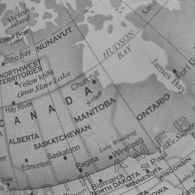
#> input picture Lab5/Globe.png, 195 x 195 px
$ jupyter execute --allow-errors EE5175Lab5_EE20B094.ipynb
#> lines starting #> are read from the running program, lines starting #| are printed output that depends on the picture
# EE5175 Lab 5 : Space-variant Blurring
### Author : Niyas Mon P
### Roll No: EE20B094

<!-- #### Input : Mandrill.png
#### Task  : Perform a 2D convolution with a gaussian filter given a $\sigma$.
#### Output : blurred image -->

[cell 1]
#  Before running the code blocks, please ensure all the images are uploaded

[cell 2]
# importing necessary libraries
from google.colab.patches import cv2_imshow
import matplotlib.pyplot as plt
import numpy as np
import cv2

[cell 3]
globe = cv2.imread('Globe.png')
#> globe is the input picture: shape (195, 195, 3); min 47, max 185, mean 146.4
nautilus = cv2.imread('Nautilus.png')

[cell 4]
# convert image from 3 channel to 1 channel image. cause, it is in gray scale
globe = globe[:,:,0]
#> globe: shape (195, 195)
#> (the rest of this cell did not finish here and is left out)

## Gaussian filter
* We are assuming the Point Spread Function(PSF) is Gaussian
* The spread is determined by the value of $\sigma$.
\begin{align*}
h(n,m) = \frac{1}{2\pi\sigma^2} e ^{-\frac{(n^2 + m^2 )}{2 \sigma^2}}
\end{align*}
* Ideally the Gaussian PSF spreads to infinity. But due to limitation we are trunking the spread function to $\pm3\sigma$ from the centre where $99\%$ of gaussian spread exists. Hence our kernel size is odd number nearest to $⌈6\sigma + 1 ⌉$. Odd number is taken inorder have a well defined centre.
* Since the PSF exists for finite region, we are normalizing the values of the kernel so that the kernel values add up to 1.

[cell 5]
# gaussian filter
def gaussian_filter(sigma):

  # if sigma is zero, kernel size is 1 with value 1
  if sigma == 0:
    return np.ones((1,1))

  # kernel size is odd number equal to or next nearest to (6*sigma +1)
  size            = int(np.ceil(6*sigma + 1))
  size            = size if (size % 2 == 1) else size + 1
  # initializing a blank kernel
  kernel          = np.zeros((size,size))

  # updating the kernel with gaussian values where (0,0) being at the centre
  for n in range(size):
    for m in range(size):
      i           = n - size//2
      j           = m - size//2
      kernel[n,m] = np.exp(-(i**2 + j**2)/(2*sigma**2))

  # normalizing the kernel so that sum = 1
  sum             = np.sum(kernel,axis=None)
  kernel          = (kernel / sum )

  return kernel

### Zero padding
* Zero padding is needed around the image inorder to perform the 2D convolution operation. And number of pixels padded on one side will be '$n$' if kernel size is '$2n+1$'.
* The padding is done inorder to make sure that when convolution of peripheral pixels are done with kernel, the the kernel values sitting outside the image are getting multiplied with zero.

[cell 6]
# return a zero padded image required for convolution
def pad(image,kernel_size):

  # kernel_size = kernel.shape[0]
  # no of zero padding on one side will be 'n' if kernel size is '2n+1'
  pad_size    = kernel_size//2
  # dimensions of original image
  ht, wd      = image.shape

  # if the kernel size is 1, the no need for padding
  if kernel_size == 1:
    return image

  # zero padding
  padded_image = np.zeros((ht+ 2*pad_size,wd+ 2*pad_size))
  padded_image[pad_size:-pad_size,pad_size:-pad_size] = image

  return padded_image

## 2D convolution (Space Invariant Blur)
#### Following function takes the image and the kernel as the inputs and outputs the convolved image.

[cell 7]
# 2D convolution with kernel :-> Space Invariant Blur
def blur(image,kernel):

  # abstracting image size and kernel size
  img_ht , img_wd = image.shape
  kernel_size     = kernel.shape[0]

  # if kernel size is 1, then output will be the image multiplied by the kernel value
  if kernel_size == 1:
    return image * kernel[0,0]

  # zero padding
  padded_image    = pad(image,kernel_size)
  # creating a blank image for output
  blurred_image    = np.zeros_like(image)

  for n in range(img_ht):
    for m in range(img_wd):
      # 2D convolution with kernal
      conv2d_val        = np.sum(padded_image[n:n+kernel_size,m:m+kernel_size] * kernel, axis=None)
      blurred_image[n,m] = conv2d_val

  return blurred_image

## **Space Variant Blurring**

## Calculating sigma values at each pixel
Now the blur is space variant. The standard deviation at each pixel is given by the following distribution
$$
\sigma(m,n) = Aexp\frac{-((m-\frac{N}{2})^2+(n-\frac{N}{2})^2)}{B}, \quad 0\leq m,n \leq N-1
$$
where the image is of the size $N\times N$.

We need to find the values of A and B from the 2 conditions given.
$$
\begin{align*}
\sigma(\frac{N}{2},\frac{N}{2}) &= 2.0 \\ \\
\sigma(0,0) &= 0.01
\end{align*}
$$

On Solving,
$$
\begin{align*}
A &= 2.0, \\\\
B &= \frac{N^{2}}{2log_{e}(200)}
\end{align*}
$$

### The following function returns the $\sigma$-array, given the size of image

[cell 8]
def calculate_sigma(size,const_sigma=False):
  N = size   # size of the image. Image is of  N x N size

  # values of A and B
  A = 2.0
  B = (N**2)/(2*np.log(200))

  # Creating blank array for storing Sigma values of each pixel
  sigma_array = np.zeros((N,N))

  for i in range(N):
    for j in range(N):

      if const_sigma:  # if σ(m,n) = 1.0 for all m,n
        sigma_array[i,j] = 1.0
      else:  # distribution of σ(m,n)
        sigma_array[i,j] = A*np.exp((-(i-N/2.0)**2 - (j-N/2.0)**2) / B )
  return sigma_array

### Performing space variant blurring
* For each pixel we compute the kernel.
* Multiply the kernel with the intensity of that pixel
* Add this subarray to the output canva.

[cell 9]
def space_variant_blur(image,const_sigma=False):

  # abstracting image size
  size = image.shape[0]

  # calculating the σ(m,n) array
  sigma_array = calculate_sigma(size,const_sigma)

  # zero padding
  max_kernel_size = int(np.ceil(6*np.max(sigma_array) + 1))
  max_kernel_size = max_kernel_size if (max_kernel_size % 2 == 1) else max_kernel_size + 1
  # pad size depends on maximum kernel size possible
  padded_image    = pad(image,max_kernel_size)
  pad_size        = max_kernel_size//2

  # creating a blank image for output
  blurred_image    = np.zeros_like(padded_image)


  for n in range(size):
    for m in range(size):
      # computing the kernel for the specific pixel
      kernel = gaussian_filter(sigma_array[n,m])

      kernel_size = kernel.shape[0]
      w = kernel_size//2
      # multiply the kernel with the intensity of the pixel and adding them to the canvas
      blurred_image[n+pad_size-w:n+pad_size+w+1,m+pad_size-w:m+pad_size+w+1]      += kernel * image[n,m]

  # return the blurred image after cropping the padded part
  return blurred_image[pad_size:-pad_size,pad_size:-pad_size]

### Gaussian blurring on 'Globe.png'

[cell 10]
# plotting the sigma array
N = globe.shape[0]
#> N = 195
plt.imshow(calculate_sigma(N),cmap='summer')
#> after the loop in calculate_sigma, `for i in range(N):`:
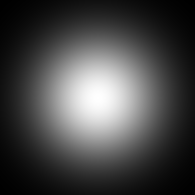
#> sigma_array: shape (195, 195) float64; min 0.01, max 2, mean 0.568; drawn with min black and max white
plt.title("Plot of $\sigma$ distribution for each pixel")
plt.colorbar()
plt.show()
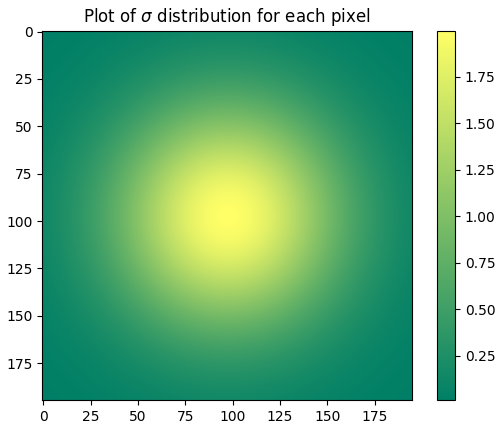
#> figure drawn by matplotlib, 2 panels

#### From the above plot, we see that the maximum standard deviation occure at the middle part. Hence we expect the middle of the image will be more blurred and the blur decreases away from the centre.

[cell 11]
# space variant blur of 'globe.png'
space_variant_blurred_image = space_variant_blur(globe)
#> in pad, `padded_image[pad_size:-pad_size,pad_size:-pad_size] = image`:
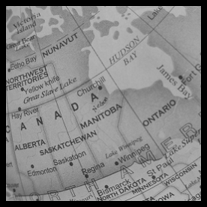
#> padded_image: shape (207, 207) float64; min 0, max 185, mean 129.9

plt.imshow(space_variant_blurred_image,cmap='gray')
plt.title("Space variant blur")
plt.axis('off')
plt.show()

#### As we expected, the blur is more in the middle and decreases away from the centre.

## Blurring of 'Nautilus.png'

### (a) space-invariant blur of 'Nautilus.png' with σ = 1.0

[cell 12]
# space-invariant blur of 'Nautilus.png' with σ = 1.0
sigma = 1.0
kernel       = gaussian_filter(sigma)
#> (the rest of this cell did not finish here and is left out)

### (b) space-variant blur  with σ(m, n) = 1.0 for 0 ≤ m, n ≤ N − 1

#> (a cell that did not finish here is left out)
